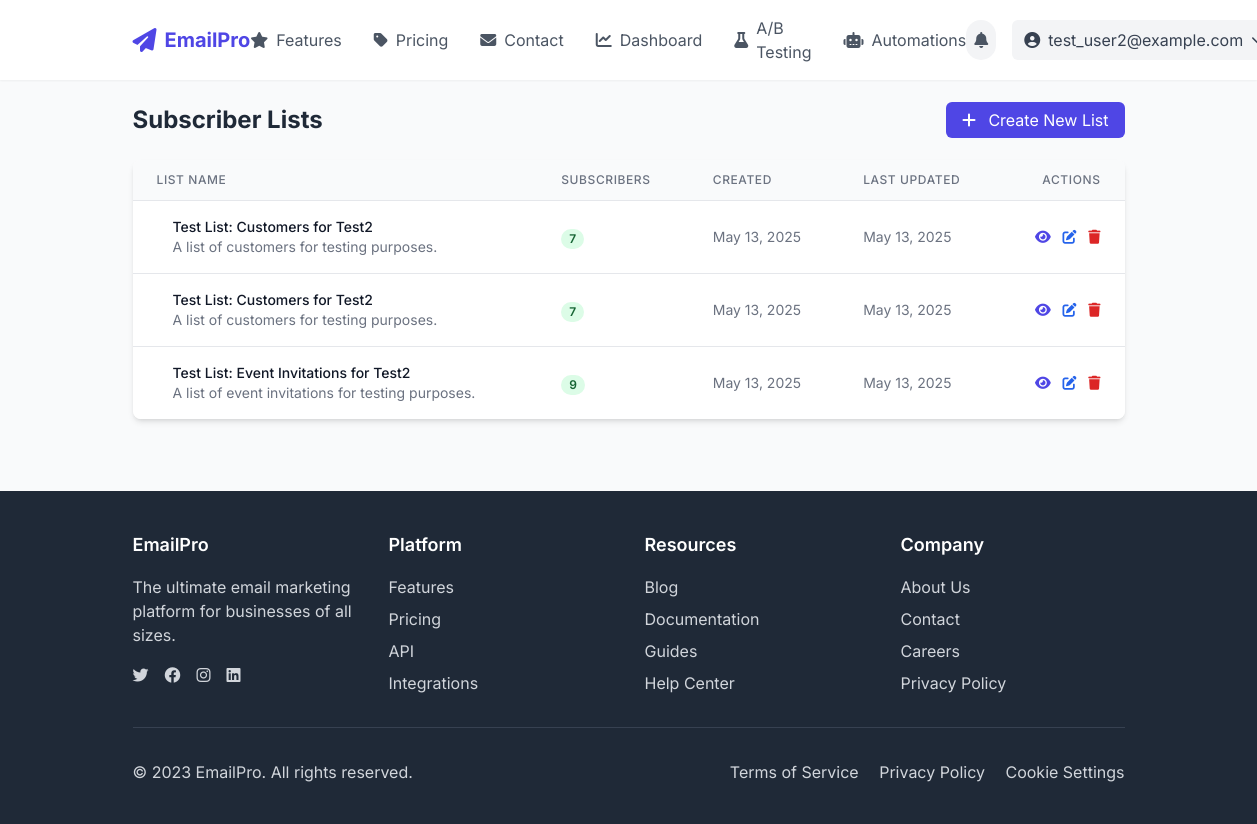
Before: /subscriber-lists/ (signed in) with the older database file.
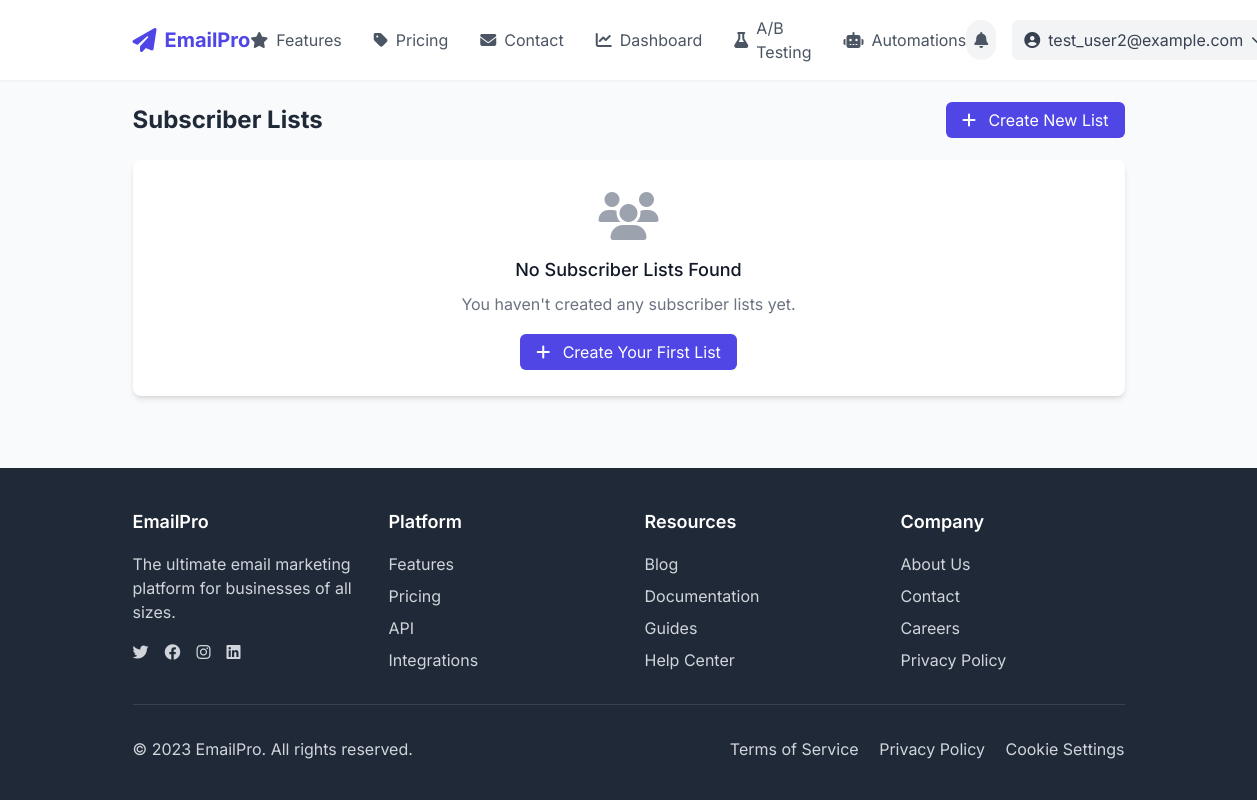
After: the same page with the newer database file.
### users/models.py (models this page shows, shortened)
class CustomUser(AbstractUser):
    email = models.EmailField(_('email address'), unique=True)
    company_name = models.CharField(max_length=255, blank=True)
    profile_image = models.ImageField(upload_to='profile_images/', blank=True, null=True)
    subscription_plan = models.CharField(
        max_length=20,
        choices=[
            ('free', 'Free'),
            ('basic', 'Basic'),
            ('premium', 'Premium'),
            ('enterprise', 'Enterprise'),
        ],
        default='free'
    )
    usage_quota = models.PositiveIntegerField(default=100)  # Number of emails allowed to send
    usage_count = models.PositiveIntegerField(default=0)  # Number of emails sent in current period
    is_verified = models.BooleanField(default=False)
    stripe_customer_id = models.CharField(max_length=100, blank=True, null=True)
    stripe_subscription_id = models.CharField(max_length=100, blank=True, null=True)
    subscription_renewal = models.DateTimeField(null=True, blank=True)
    payment_method_id = models.CharField(max_length=100, blank=True, null=True)
    has_active_payment_method = models.BooleanField(default=False)
    USERNAME_FIELD = 'email'
    REQUIRED_FIELDS = ['username']

### marketing/models.py (models this page shows, shortened)
class SubscriberList(models.Model):
    owner = models.ForeignKey(settings.AUTH_USER_MODEL, on_delete=models.CASCADE, related_name='subscriber_lists')
    name = models.CharField(max_length=100)
    description = models.TextField(blank=True)
    subscribers = models.ManyToManyField(Subscriber, blank=True, related_name='lists')
    created_at = models.DateTimeField(auto_now_add=True)
    updated_at = models.DateTimeField(auto_now=True)
    class Meta:
        ordering = ['name']
    @property
    def subscriber_count(self):
        return self.subscribers.count()

### marketing/views.py (the view)
# urls.py: path('subscriber-lists/', views.subscriber_lists, name='subscriber_lists'),
@login_required
def subscriber_lists(request):
    lists = SubscriberList.objects.filter(owner=request.user).order_by('name')
    return render(request, 'marketing/subscriber_lists.html', {'lists': lists})

### templates/marketing/subscriber_lists.html (shortened to what this page needs)
{% extends 'base.html' %}
{% load static %}
{% load user_tags %}
{% block content %}
<div class="container max-w-6xl mx-auto">
    <div class="flex justify-between items-center mb-6">
        <h1 class="text-2xl font-bold text-gray-800">Subscriber Lists</h1>
        <div>
            <a href="{% url 'add_subscriber_list' %}" class="px-4 py-2 bg-indigo-600 text-white rounded-md hover:bg-indigo-700 transition-colors">
                <i class="fas fa-plus mr-2"></i> Create New List
            </a>
        </div>
    </div>
    <div class="bg-white rounded-lg shadow-md overflow-hidden">
        {% if lists %}
            <table class="min-w-full divide-y divide-gray-200">
                <thead class="bg-gray-50">
                    <tr>
                        <th scope="col" class="px-6 py-3 text-left text-xs font-medium text-gray-500 uppercase tracking-wider">
                            List Name
                        </th>
                        <th scope="col" class="px-6 py-3 text-left text-xs font-medium text-gray-500 uppercase tracking-wider">
                            Subscribers
                        </th>
                        <th scope="col" class="px-6 py-3 text-left text-xs font-medium text-gray-500 uppercase tracking-wider">
                            Created
                        </th>
                        <th scope="col" class="px-6 py-3 text-left text-xs font-medium text-gray-500 uppercase tracking-wider">
                            Last Updated
                        </th>
                        <th scope="col" class="px-6 py-3 text-right text-xs font-medium text-gray-500 uppercase tracking-wider">
                            Actions
                        </th>
                    </tr>
                </thead>
                <tbody class="bg-white divide-y divide-gray-200">
                    {% for list in lists %}
                        <tr class="hover:bg-gray-50">
                            <td class="px-6 py-4 whitespace-nowrap">
                                <div class="flex items-center">
                                    <div class="ml-4">
                                        <div class="text-sm font-medium text-gray-900">
                                            <a href="{% url 'subscriber_list_detail' pk=list.id %}" class="hover:text-indigo-600">
                                                {{ list.name }}
                                            </a>
                                        </div>
                                        <div class="text-sm text-gray-500">
                                            {{ list.description|truncatechars:50 }}
                                        </div>
                                    </div>
                                </div>
                            </td>
                            <td class="px-6 py-4 whitespace-nowrap">
                                <span class="px-2 inline-flex text-xs leading-5 font-semibold rounded-full bg-green-100 text-green-800">
                                    {{ list.subscriber_count }}
                                </span>
                            </td>
                            <td class="px-6 py-4 whitespace-nowrap text-sm text-gray-500">
                                {{ list.created_at|date:"M d, Y" }}
                            </td>
                            <td class="px-6 py-4 whitespace-nowrap text-sm text-gray-500">
                                {{ list.updated_at|date:"M d, Y" }}
                            </td>
                            <td class="px-6 py-4 whitespace-nowrap text-right text-sm font-medium">
                                <a href="{% url 'subscriber_list_detail' pk=list.id %}" class="text-indigo-600 hover:text-indigo-900 mr-2" title="View Details">
                                    <i class="fas fa-eye"></i>
                                </a>
                                <a href="{% url 'edit_subscriber_list' pk=list.id %}" class="text-blue-600 hover:text-blue-900 mr-2" title="Edit">
                                    <i class="fas fa-edit"></i>
                                </a>
                                <a href="{% url 'delete_subscriber_list' pk=list.id %}" class="text-red-600 hover:text-red-900" title="Delete">
                                    <i class="fas fa-trash"></i>
                                </a>
                            </td>
                        </tr>
                    {% endfor %}
                </tbody>
            </table>
        {% else %}
            <div class="p-8 text-center">
                <div class="text-gray-400">
                    <i class="fas fa-users fa-3x mb-4"></i>
                </div>
                <h3 class="text-lg font-medium text-gray-900 mb-2">No Subscriber Lists Found</h3>
                <p class="text-gray-500 mb-6">You haven't created any subscriber lists yet.</p>
                <a href="{% url 'add_subscriber_list' %}" class="px-4 py-2 bg-indigo-600 text-white rounded-md hover:bg-indigo-700 transition-colors">
                    <i class="fas fa-plus mr-2"></i> Create Your First List
                </a>
            </div>
        {% endif %}
    </div>
</div>
{% endblock %}

### templates/base.html (shortened to what this page needs)
{% load static %}
<!DOCTYPE html>
<html lang="en">
<head>
    <script src="https://cdn.tailwindcss.com"></script>
    <link rel="stylesheet" href="https://cdnjs.cloudflare.com/ajax/libs/font-awesome/6.4.0/css/all.min.css">
    <link rel="stylesheet" href="{% static 'css/auth.css' %}">
</head>
<body class="min-h-screen bg-gray-50 text-gray-800">
    <header class="bg-white shadow-sm">
        <div class="container mx-auto px-4 py-4 flex justify-between items-center">
            <a href="{% url 'home' %}" class="flex items-center space-x-2">
                <i class="fas fa-paper-plane text-indigo-600 text-2xl"></i>
                <span class="font-bold text-xl text-indigo-600">EmailPro</span>
            </a>
            <nav class="hidden md:flex space-x-8">
                <a href="{% url 'features' %}" class="flex items-center text-gray-600 hover:text-indigo-600 transition-colors">
                    <i class="fas fa-star mr-2"></i>
                    <span>Features</span>
                </a>
                <a href="{% url 'pricing' %}" class="flex items-center text-gray-600 hover:text-indigo-600 transition-colors">
                    <i class="fas fa-tag mr-2"></i>
                    <span>Pricing</span>
                </a>
                <a href="{% url 'contact' %}" class="flex items-center text-gray-600 hover:text-indigo-600 transition-colors">
                    <i class="fas fa-envelope mr-2"></i>
                    <span>Contact</span>
                </a>
                {% if user.is_authenticated %}
                    <a href="{% url 'dashboard' %}" class="flex items-center text-gray-600 hover:text-indigo-600 transition-colors">
                        <i class="fas fa-chart-line mr-2"></i>
                        <span>Dashboard</span>
                    </a>
                    <a href="{% url 'ab_testing' %}" class="flex items-center text-gray-600 hover:text-indigo-600 transition-colors">
                        <i class="fas fa-flask mr-2"></i>
                        <span>A/B Testing</span>
                    </a>
                    <a href="{% url 'automation_dashboard' %}" class="flex items-center text-gray-600 hover:text-indigo-600 transition-colors">
                        <i class="fas fa-robot mr-2"></i>
                        <span>Automations</span>
                    </a>
                {% endif %}
            </nav>
            <div class="flex items-center space-x-4">
                {% if user.is_authenticated %}
                    <div class="relative" x-data="notificationSystem()" x-init="loadNotifications()">
                        <button @click="open = !open" class="p-2 rounded-full bg-gray-100 text-gray-600 hover:bg-gray-200 focus:outline-none relative">
                            <i class="fas fa-bell"></i>
                        </button>
                    </div>
                    <div class="relative group">
                        <button class="flex items-center space-x-2 text-gray-700 hover:text-indigo-600 bg-gray-100 px-3 py-2 rounded-md">
                            <i class="fas fa-user-circle"></i>
                            <span>{{ user.email }}</span>
                            <i class="fas fa-chevron-down text-xs"></i>
                        </button>
                    </div>
                {% endif %}
            </div>
        </div>
    </header>
    <main class="container mx-auto px-4 py-6">
        {% block content %}{% endblock %}
    </main>
    <footer class="bg-gray-800 text-white mt-12">
        <div class="container mx-auto px-4 py-10">
            <div class="grid grid-cols-1 md:grid-cols-4 gap-8">
                <div>
                    <h3 class="text-lg font-semibold mb-4">EmailPro</h3>
                    <p class="text-gray-300 mb-4">The ultimate email marketing platform for businesses of all sizes.</p>
                    <div class="flex space-x-4">
                        <a href="#" class="text-gray-300 hover:text-white"><i class="fab fa-twitter"></i></a>
                        <a href="#" class="text-gray-300 hover:text-white"><i class="fab fa-facebook"></i></a>
                        <a href="#" class="text-gray-300 hover:text-white"><i class="fab fa-instagram"></i></a>
                        <a href="#" class="text-gray-300 hover:text-white"><i class="fab fa-linkedin"></i></a>
                    </div>
                </div>
                <div>
                    <h3 class="text-lg font-semibold mb-4">Platform</h3>
                    <ul class="space-y-2">
                        <li><a href="{% url 'features' %}" class="text-gray-300 hover:text-white">Features</a></li>
                        <li><a href="{% url 'pricing' %}" class="text-gray-300 hover:text-white">Pricing</a></li>
                        <li><a href="#" class="text-gray-300 hover:text-white">API</a></li>
                        <li><a href="#" class="text-gray-300 hover:text-white">Integrations</a></li>
                    </ul>
                </div>
                <div>
                    <h3 class="text-lg font-semibold mb-4">Resources</h3>
                    <ul class="space-y-2">
                        <li><a href="#" class="text-gray-300 hover:text-white">Blog</a></li>
                        <li><a href="#" class="text-gray-300 hover:text-white">Documentation</a></li>
                        <li><a href="#" class="text-gray-300 hover:text-white">Guides</a></li>
                        <li><a href="#" class="text-gray-300 hover:text-white">Help Center</a></li>
                    </ul>
                </div>
                <div>
                    <h3 class="text-lg font-semibold mb-4">Company</h3>
                    <ul class="space-y-2">
                        <li><a href="#" class="text-gray-300 hover:text-white">About Us</a></li>
                        <li><a href="{% url 'contact' %}" class="text-gray-300 hover:text-white">Contact</a></li>
                        <li><a href="#" class="text-gray-300 hover:text-white">Careers</a></li>
                        <li><a href="#" class="text-gray-300 hover:text-white">Privacy Policy</a></li>
                    </ul>
                </div>
            </div>
            <div class="border-t border-gray-700 mt-8 pt-8 flex flex-col md:flex-row justify-between">
                <p class="text-gray-300">© 2023 EmailPro. All rights reserved.</p>
                <div class="mt-4 md:mt-0">
                    <a href="#" class="text-gray-300 hover:text-white mr-4">Terms of Service</a>
                    <a href="#" class="text-gray-300 hover:text-white mr-4">Privacy Policy</a>
                    <a href="#" class="text-gray-300 hover:text-white">Cookie Settings</a>
                </div>
            </div>
        </div>
    </footer>
</body>
</html>

### static/css/auth.css (style rules this page uses)
a { color: #4f46e5; text-decoration: none; }

### templates/base.html (style rules this page uses)
body { font-family: 'Inter', sans-serif; }

Changed rows visible on the page:
removed SubscriberList: name "Test List: Customers for Test2", description "A list of customers for testing purposes.", subscriber_count "7", created_at "May 13, 2025", updated_at "May 13, 2025"
removed SubscriberList: name "Test List: Customers for Test2", description "A list of customers for testing purposes.", subscriber_count "7", created_at "May 13, 2025", updated_at "May 13, 2025"
removed SubscriberList: name "Test List: Event Invitations for Test2", description "A list of event invitations for testing purposes.", subscriber_count "9", created_at "May 13, 2025", updated_at "May 13, 2025"
Other visible differences:
text no longer shown: "LIST NAME SUBSCRIBERS CREATED LAST UPDATED ACTIONS"
text now shown: "No Subscriber Lists Found You haven't created any subscriber lists yet. Create Your First List"
